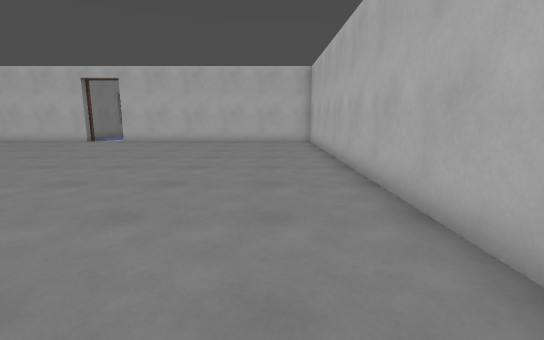
view 1 (above)

16 first-person views from a walk through a level from a Godot 3-D game. The camera is 1.3 m above the floor, tilts 10° down and sees 85° across. Doors that lead somewhere are drawn open, without their leaves. The floor is counted in squares, 1 m on a side. Each view is taken from the middle of a square. On the plan, view 1 faces up. The plan holds only what a view shows up to about 14 squares ahead; the rest is blank. The place goes on beyond the plan.

view 2
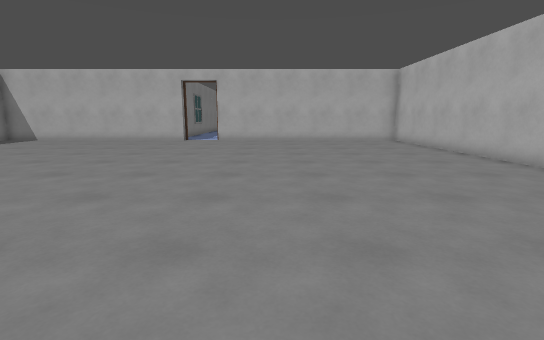

view 3
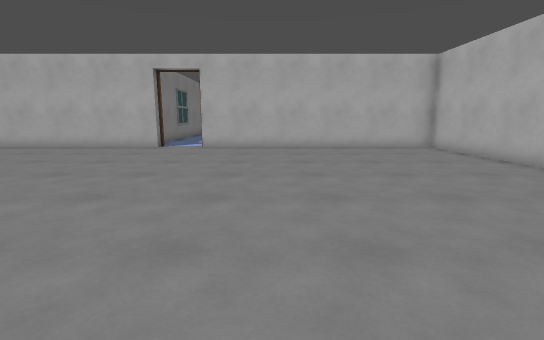

view 4
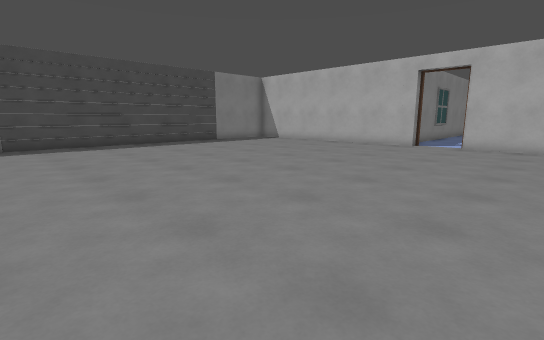

view 5
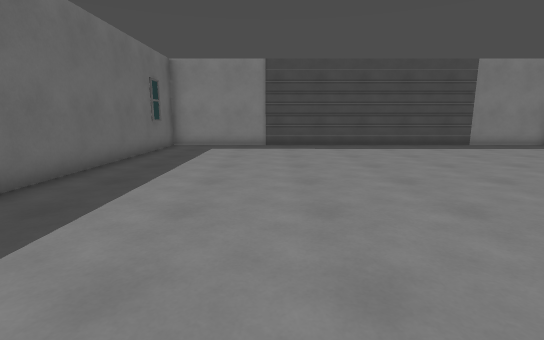

view 6
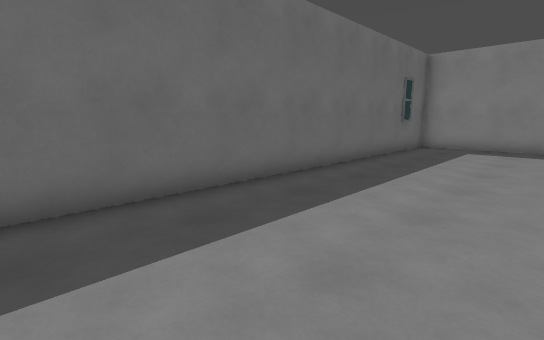

view 7
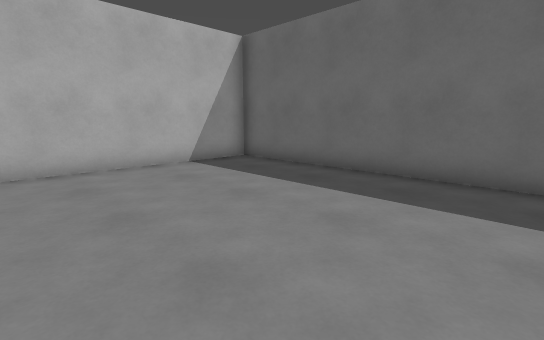

view 8
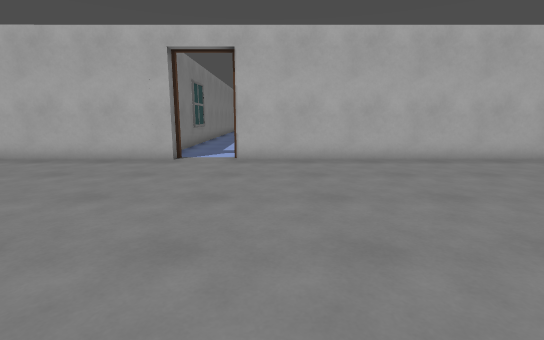

view 9
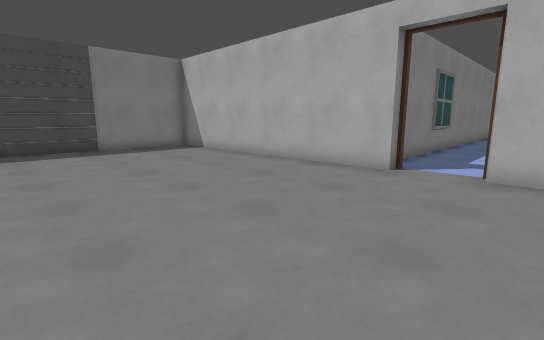

view 10
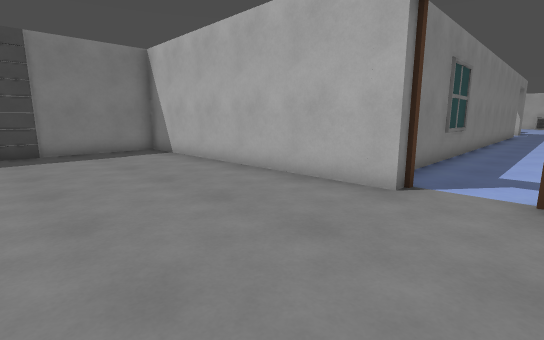

view 11
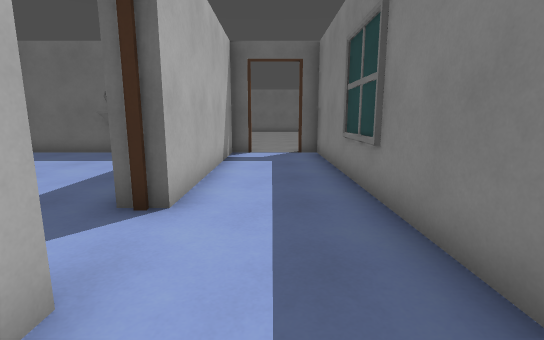

view 12
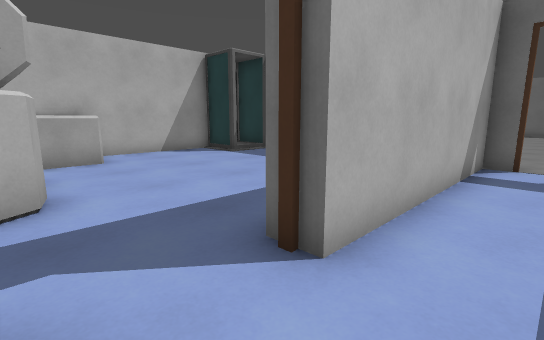

view 13
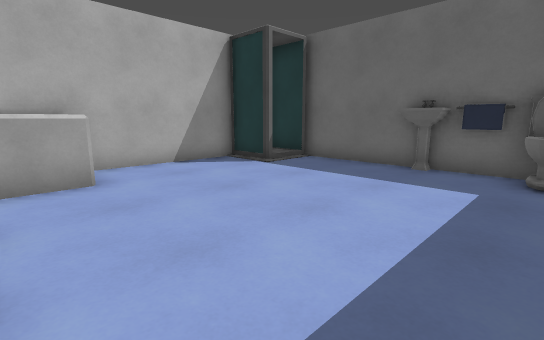

view 14
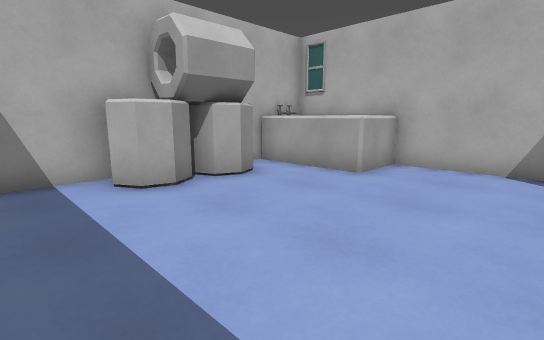

view 15
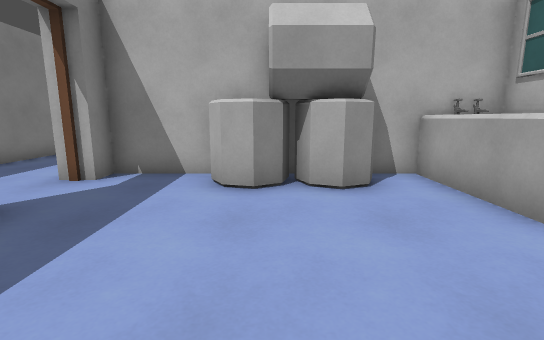

view 16
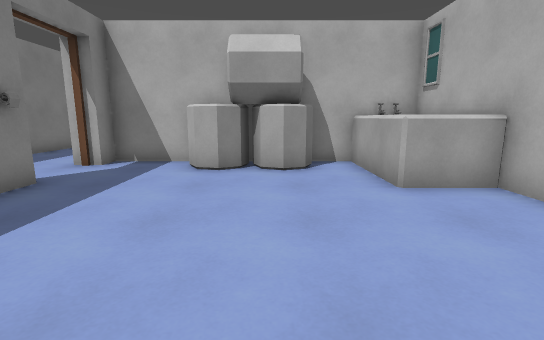

### Floor plan
Ten units are one square. View 1 is at (0, 0); x grows to the right and y downward. Boxes are objects, and circles mark ways between rooms. Rooms are numbered by the first view taken in them; rooms with no view inside come last. Other rooms are left out.
<svg viewBox="-207 -315 235 337">
<path fill="none" stroke="#000" d="M-101 -168 -101 -163 -202 -163 -202 -26M-202 -24 -202 17 21 17 21 -163 -81 -163M-107 -310 -107 -168 -101 -168M-82 -168 -75 -168 -75 -238M4 -187 23 -187 23 -269 -10 -269M-9 -262 -11 -255 -17 -253 -23 -255 -26 -263 -28 -256 -33 -253 -39 -255 -42 -260 -41 -267M23 -234 4 -234 4 -269M-67 -238 -67 -230M-37 -269 -67 -269 -67 -262M4 -171 20 -171M-50 -171 -41 -171M-56 -168 6 -168"/>
<rect x="-65" y="-185" width="10" height="20" fill="#bbb"><title>toilet</title></rect>
<rect x="-35" y="-175" width="10" height="10" fill="#bbb"><title>sink</title></rect>
<circle cx="-95" cy="-170" r="3" fill="#2a7"/>
<circle cx="-70" cy="-250" r="3" fill="#2a7"/>
<text x="-90" y="-80">1</text>
<text x="-90" y="-260">2</text>
<text x="-20" y="-220">3</text>
</svg>
Room 1 opens to room 2. Room 2 opens to room 3.

Where each view was taken, in squares from view 1:
view 1: 0 up, 0 right, facing up
view 2: 1 down, 5 left, facing up
view 3: 3 up, 5 left, facing up
view 4: 2 up, 5 left, facing up-left
view 5: 3 up, 6 left, facing left
view 6: 3 up, 6 left, facing down-left
view 7: 5 up, 6 left, facing down-right
view 8: 7 up, 7 left, facing up
view 9: 9 up, 7 left, facing up-left
view 10: 11 up, 8 left, facing up-left
view 11: 28 up, 9 left, facing down
view 12: 26 up, 9 left, facing down-right
view 13: 25 up, 6 left, facing down-right
view 14: 20 up, 6 left, facing up-right
view 15: 20 up, 3 left, facing up
view 16: 18 up, 2 left, facing up
